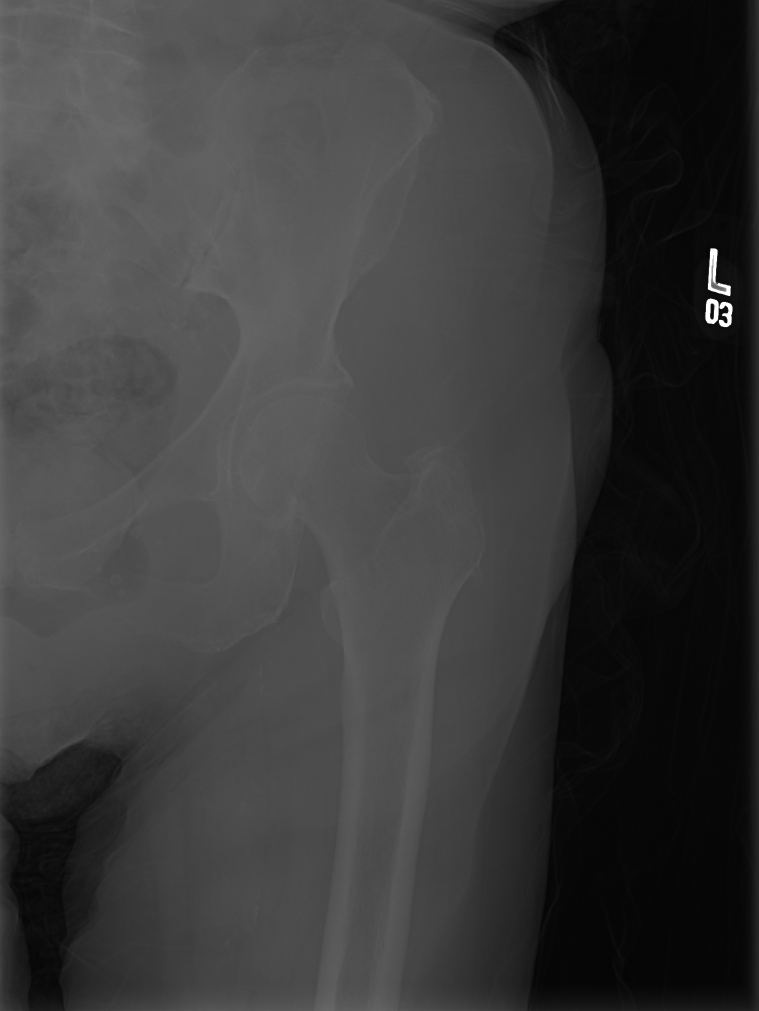
#> input picture test/fractured/000151.png, 1517 x 2021 px, found by its file name (shown at 1/2 size); its folder holds only this picture in this run
$ python main.py
#> lines starting #> are read from the running program, lines starting #| are printed output that depends on the picture
import cv2
import os
import numpy as np
from skimage.feature import hog
from sklearn.svm import SVC
from sklearn.metrics import accuracy_score
from sklearn.ensemble import RandomForestClassifier

# ---------------- LOAD DATA ----------------
def load_data(folder):
#> called with folder = 'train'
    data = []
    labels = []

    for label, category in enumerate(['fractured', 'not fractured']):
        path = os.path.join(folder, category)

        if not os.path.exists(path):
            print(f"Folder not found: {path}")
            continue

        for img_name in os.listdir(path):
            img_path = os.path.join(path, img_name)

            img = cv2.imread(img_path)
#> img is the input picture: shape (2021, 1517, 3); min 4, max 255, mean 58.6
            if img is None:
                print(f"Skipping invalid image: {img_path}")
                continue

            img = cv2.resize(img, (128, 128))
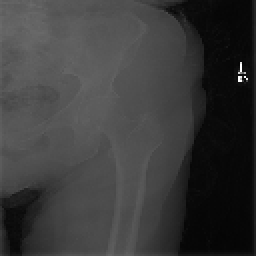
#> img: shape (128, 128, 3) (shown 2 times larger); min 5, max 255, mean 58.5
            gray = cv2.cvtColor(img, cv2.COLOR_BGR2GRAY)

            features = hog(gray,
                           pixels_per_cell=(8, 8),
                           cells_per_block=(2, 2),
                           visualize=False)
#> features = 8100 values, max 0.532 at index 8050, min 0 at index 26, mean 0.13

            data.append(features)
            labels.append(label)

    return np.array(data), np.array(labels)


# ---------------- TRAIN MODEL ----------------
print("Loading data...")

X_train, y_train = load_data("train")
#> y_train = [0]
X_test, y_test = load_data("test")
#> y_test = [0]

print("Training SVM model...")

svm_model = SVC(kernel='linear')
#> (the run stopped early here; a loop or call above may not have finished)
